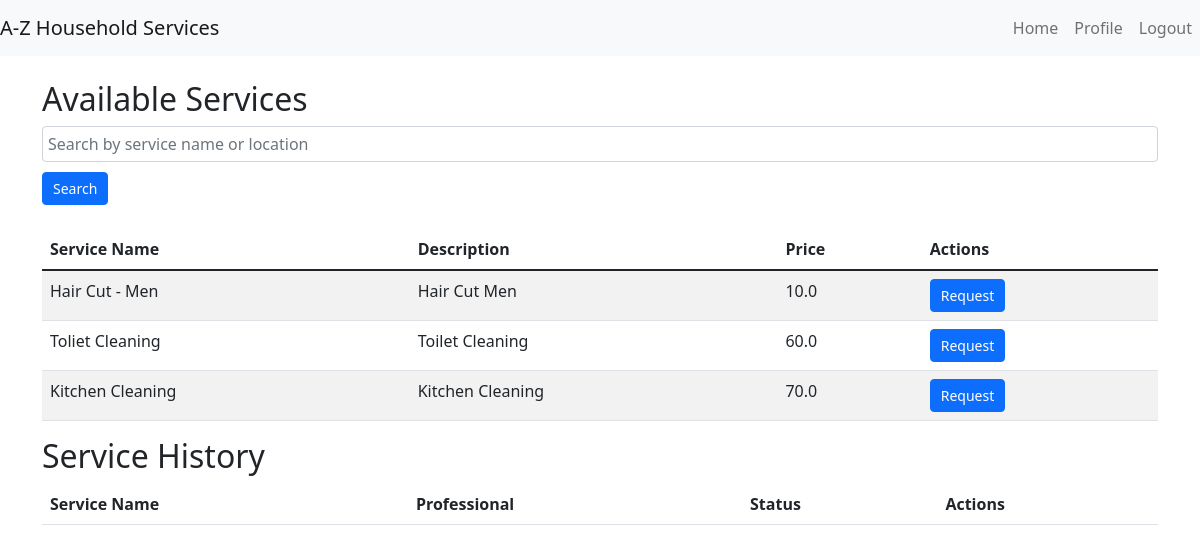
/customer/dashboard (signed in), run on an earlier commit of the app's database.
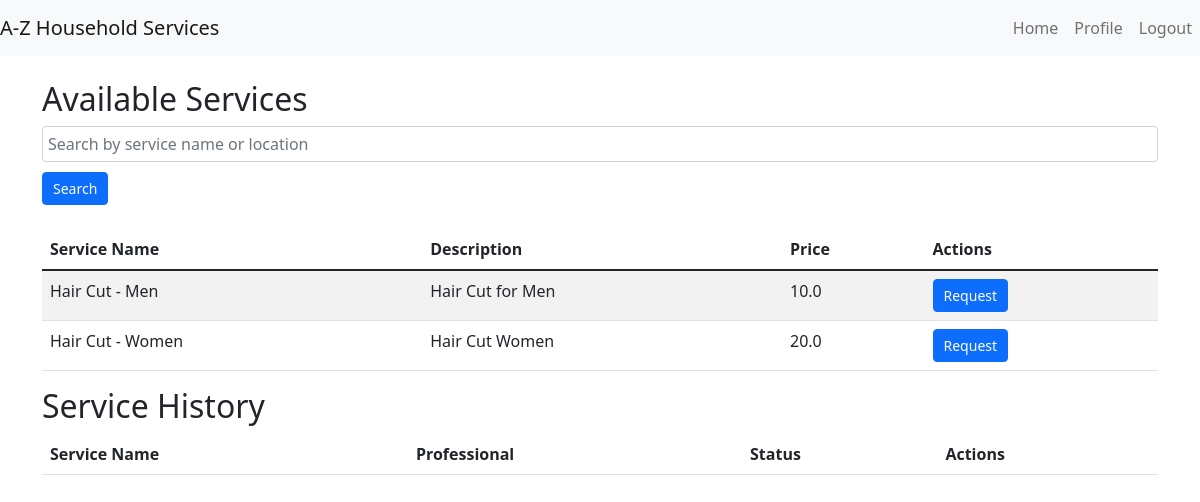
And on a later commit of the database.
### models.py (models this page shows, shortened)
class Service(db.Model):
    __tablename__ = 'services'
    id = db.Column(db.Integer, primary_key=True)
    name = db.Column(db.String(100), nullable=False)
    price = db.Column(db.Float, nullable=False)
    description = db.Column(db.String(200))
    time_required = db.Column(db.String(50))

### app.py (the view)
@app.route('/customer/dashboard')
def customer_dashboard():
    if 'user_id' in session:
        services = Service.query.all()
        return render_template('customer_dashboard.html', services=services)
    return redirect(url_for('login'))

### app.py (called while the page is built)
@app.before_request
def create_tables():
    global first_request
    if first_request:
        db.create_all()
        first_request = False

### templates/customer_dashboard.html (shortened to what this page needs)
{% extends "base.html" %}
{% block content %}
<h2>Available Services</h2>
<form method="GET" action="/customer/search">
    <div class="form-group">
        <input type="text" class="form-control" placeholder="Search by service name or location" name="search">
    </div>
    <button type="submit" class="btn btn-primary">Search</button>
</form>
<table class="table table-striped mt-4">
    <thead>
        <tr>
            <th>Service Name</th>
            <th>Description</th>
            <th>Price</th>
            <th>Actions</th>
        </tr>
    </thead>
    <tbody>
        {% for service in services %}
        <tr>
            <td>{{ service.name }}</td>
            <td>{{ service.description }}</td>
            <td>{{ service.price }}</td>
            <td>
                <a href="/customer/request_service/{{ service.id }}" class="btn btn-primary">Request</a>
            </td>
        </tr>
        {% endfor %}
    </tbody>
</table>
<h2>Service History</h2>
<table class="table table-striped">
    <thead>
        <tr>
            <th>Service Name</th>
            <th>Professional</th>
            <th>Status</th>
            <th>Actions</th>
        </tr>
    </thead>
</table>
{% endblock %}

### templates/base.html (shortened to what this page needs)
<!DOCTYPE html>
<html lang="en">
<head>
    <link href="https://cdn.jsdelivr.net/npm/bootstrap@5.1.3/dist/css/bootstrap.min.css" rel="stylesheet">
    <link rel="stylesheet" href="{{ url_for('static', filename='styles/styles.css') }}">
</head>
<body>
    <nav class="navbar navbar-expand-lg navbar-light bg-light">
        <a class="navbar-brand" href="/">A-Z Household Services</a>
        <div class="collapse navbar-collapse" id="navbarNav">
            <ul class="navbar-nav ms-auto">
                <li class="nav-item">
                    <a class="nav-link" href="{{ url_for(session['role'] + '_dashboard') }}">Home</a>
                </li>
                <li class="nav-item">
                    <a class="nav-link" href="{{ url_for(session['role'] + '_profile') }}">Profile</a>
                </li>
                <li class="nav-item">
                    <a class="nav-link" href="{{ url_for('logout') }}">Logout</a>
                </li>
            </ul>
        </div>
    </nav>
    <div class="container mt-4">
        {% block content %} {% endblock %}
    </div>
</body>
</html>

### static/styles/styles.css (style rules this page uses)
.form-group { display: flex; align-items: center; margin-bottom: 10px; }
.form-group input, .form-group textarea { flex: 1; padding: 5px; }
.btn-primary { padding: 5px 10px; font-size: 14px; }

What changed in the data, as far as the page shows it:
removed Service: name "Toliet Cleaning", description "Toilet Cleaning", price "60.0"
removed Service: name "Kitchen Cleaning", description "Kitchen Cleaning", price "70.0"
changed Service "Hair Cut - Men": description "Hair Cut Men" → "Hair Cut for Men"
added Service: name "Hair Cut - Women", description "Hair Cut Women", price "20.0"
